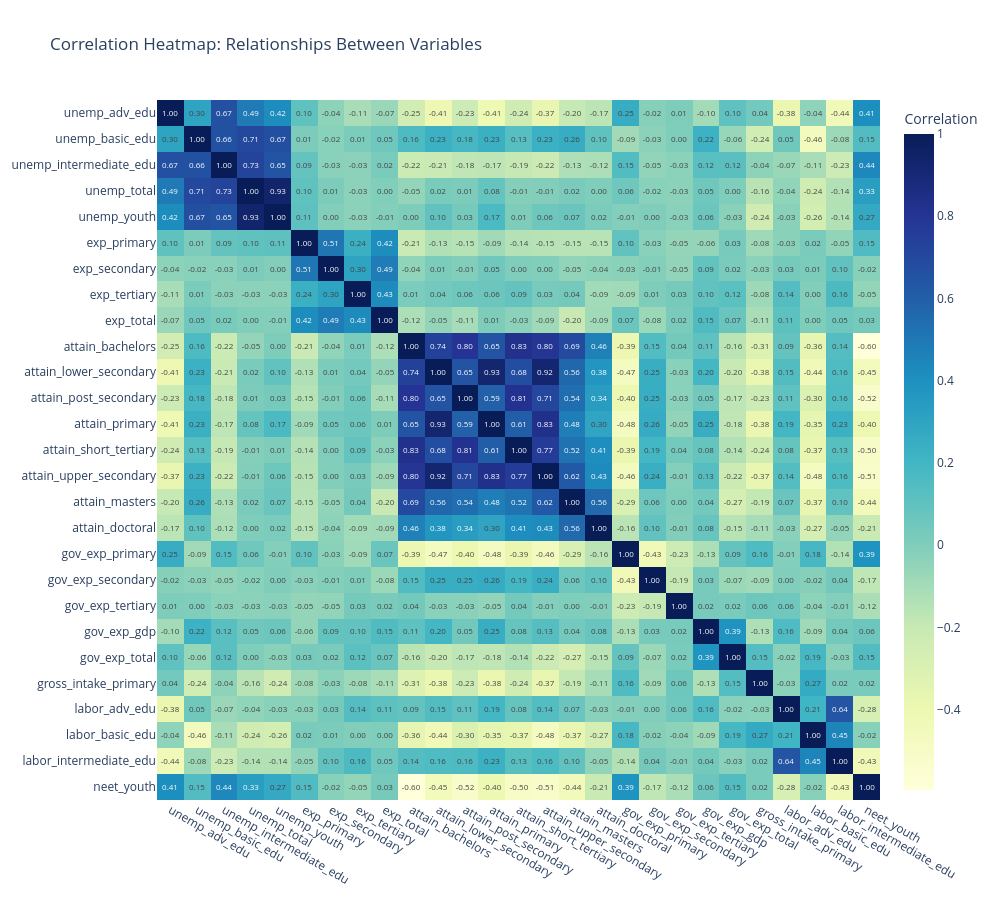

This figure's notebook cell:
### Markdown cell above
### Heatmap

### Code cell
import pandas as pd
import plotly.express as px
import plotly.graph_objects as go
import numpy as np

numeric_cols = df.select_dtypes(include=[np.number]).columns.tolist()
if 'year' in numeric_cols:
    numeric_cols.remove('year')

corr_matrix = df[numeric_cols].corr()

fig = px.imshow(
    corr_matrix,
    text_auto='.2f',
    color_continuous_scale='YlGnBu',
    aspect="auto",
    title="Correlation Heatmap: Relationships Between Variables",
    labels=dict(color="Correlation")
)
fig.update_layout(width=1000, height=900)
fig.show()

### Figure 1 — Plotly figure (JSON) as saved in the notebook; plotly's stock layout.template omitted (floating-point values rounded to 4 significant figures; data arrays with more than 128 entries replaced by an {"elided": "..."} marker saying what was removed)
{"data": [{"coloraxis": "coloraxis", "hovertemplate": "x: %{x}<br>y: %{y}<br>Correlation: %{z}<extra></extra>", "name": "0", "texttemplate": "%{z:.2f}", "type": "heatmap", "x": ["unemp_adv_edu", "unemp_basic_edu", "unemp_intermediate_edu", "unemp_total", "unemp_youth", "exp_primary", "exp_secondary", "exp_tertiary", "exp_total", "attain_bachelors", "attain_lower_secondary", "attain_post_secondary", "attain_primary", "attain_short_tertiary", "attain_upper_secondary", "attain_masters", "attain_doctoral", "gov_exp_primary", "gov_exp_secondary", "gov_exp_tertiary", "gov_exp_gdp", "gov_exp_total", "gross_intake_primary", "labor_adv_edu", "labor_basic_edu", "labor_intermediate_edu", "neet_youth"], "xaxis": "x", "y": ["unemp_adv_edu", "unemp_basic_edu", "unemp_intermediate_edu", "unemp_total", "unemp_youth", "exp_primary", "exp_secondary", "exp_tertiary", "exp_total", "attain_bachelors", "attain_lower_secondary", "attain_post_secondary", "attain_primary", "attain_short_tertiary", "attain_upper_secondary", "attain_masters", "attain_doctoral", "gov_exp_primary", "gov_exp_secondary", "gov_exp_tertiary", "gov_exp_gdp", "gov_exp_total", "gross_intake_primary", "labor_adv_edu", "labor_basic_edu", "labor_intermediate_edu", "neet_youth"], "yaxis": "y", "z": {"elided": "27x27 float values"}}], "layout": {"coloraxis": {"colorbar": {"title": {"text": "Correlation"}}, "colorscale": [[0, "rgb(255,255,217)"], [0.125, "rgb(237,248,177)"], [0.25, "rgb(199,233,180)"], [0.375, "rgb(127,205,187)"], [0.5, "rgb(65,182,196)"], [0.625, "rgb(29,145,192)"], [0.75, "rgb(34,94,168)"], [0.875, "rgb(37,52,148)"], [1, "rgb(8,29,88)"]]}, "height": 900, "title": {"text": "Correlation Heatmap: Relationships Between Variables"}, "width": 1000, "xaxis": {"anchor": "y", "domain": [0, 1]}, "yaxis": {"anchor": "x", "autorange": "reversed", "domain": [0, 1]}}}
